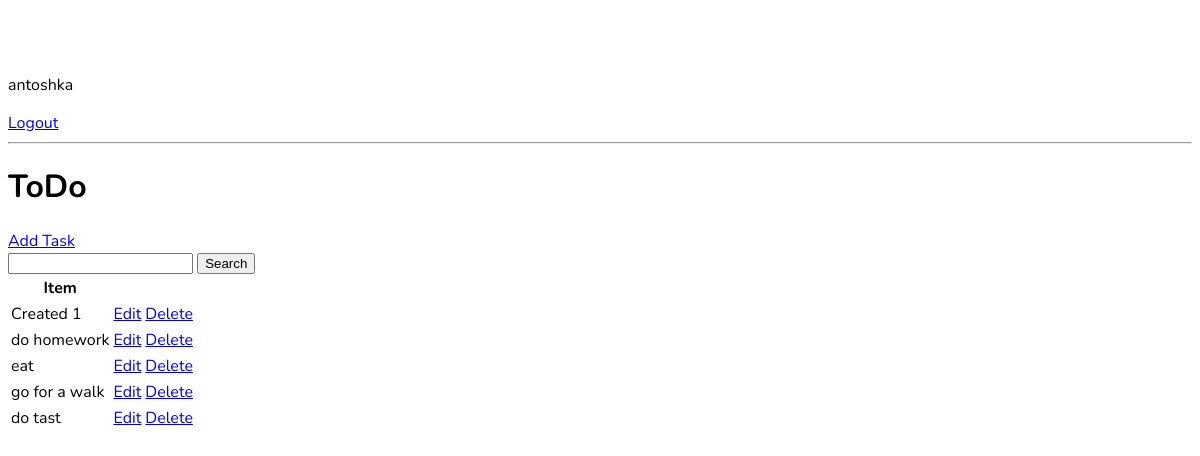
The app's page / (signed in), older data.
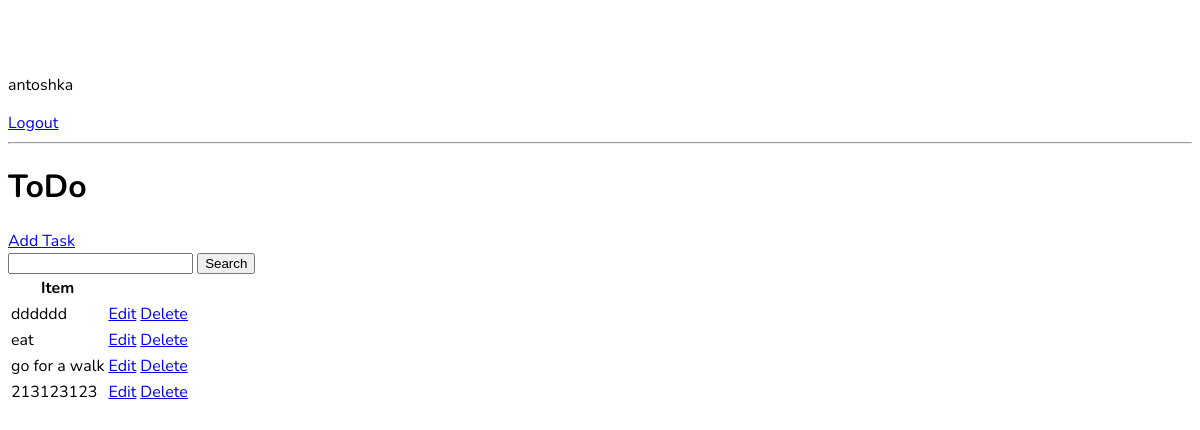
The same page, newer data.
### base/models.py (models this page shows, shortened)
class Task(models.Model):
    user = models.ForeignKey(User, on_delete=models.CASCADE, null=True, blank=True)
    title = models.CharField(max_length=200)
    description = models.TextField(null=True, blank=True)
    complete = models.BooleanField(default=False)
    create = models.DateTimeField(auto_now_add=True)
    class Meta:
        ordering = ['complete']

### base/views.py (the view)
# urls.py: path('', TaskList.as_view(), name='tasks'),
class TaskList(LoginRequiredMixin, ListView):
    model = Task
    context_object_name = 'tasks'
    def get_context_data(self, **kwargs):
        context = super().get_context_data(**kwargs)
        context['tasks'] = context['tasks'].filter(user=self.request.user)
        context['count'] = context['tasks'].filter(complete=False).count()
        search_input = self.request.GET.get('search-area') or ''
        if search_input:
            context['tasks'] = context['tasks'].filter(title__startswith=search_input)
        context['search_input'] = search_input
        return context

### base/templates/base/task_list.html
{% extends 'base/main.html' %}
{% block content %}
{% if request.user.is_authenticated %}
    <p>{{ request.user }}</p>
    <a href="{% url 'logout' %}">Logout</a>
{% else  %}
        <a href="{% url 'login' %}">Login</a>
{% endif %}
<hr>
<h1>ToDo {{ color }}</h1>
<a href="{% url 'task-create' %}">Add Task</a>
<form method="GET">
    <input type="text" name='search-area' value="{{ search_input }}">
    <input type="submit", value="Search">
</form>
<table>
    <tr>
        <th>Item</th>
    </tr>
    {% for task in tasks %}
         <tr>
        <td>{{ task.title }}</td>
        <td><a href="{% url 'task-update' task.id %}">Edit</a></td>
        <td><a href="{% url 'task-delete' task.id %}">Delete</a></td>
        </tr>
        {% empty %}
            <h3>no items</h3>
    {% endfor %}
</table>
{%  endblock content %}

Row changes from the older to the newer data that the page shows:
removed Task: title "Created 1"
removed Task: title "do tast"
changed Task: title "do homework" → "dddddd"
added Task: title "213123123"
